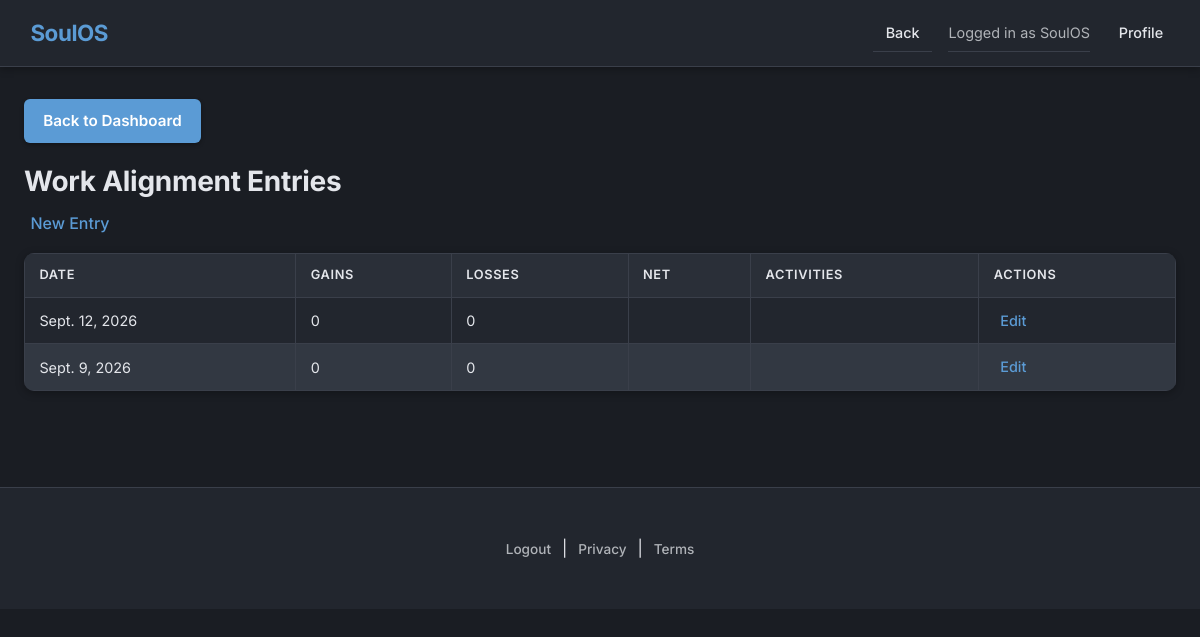
/work-alignment/entries/ (signed in), run on the app's committed database.
### work_alignment/models.py (models this page shows, shortened)
class WorkLog(models.Model):
    date = models.DateField(unique=True)
    facility = models.CharField(max_length=200, blank=True)
    indicators = models.JSONField(default=dict)
    indicators_baseline = models.JSONField(default=dict)
    activities = models.TextField(blank=True)
    meetings = models.TextField(blank=True)
    outcomes = models.TextField(blank=True)
    challenges = models.TextField(blank=True)
    solutions = models.TextField(blank=True)
    daily_plan = models.TextField(blank=True)
    achievements = models.TextField(blank=True)
    failures = models.TextField(blank=True)
    gains = models.IntegerField(default=0)
    losses = models.IntegerField(default=0)
    created_at = models.DateTimeField(auto_now_add=True)

### work_alignment/views.py (the view)
# urls.py: path("entries/", entries, name="entries"),
@login_required
def entries(request):
    logs = (
        WorkLog.objects.all()
        .only("date", "gains", "losses", "activities")
        .order_by("-date")
    )
    return render(
        request,
        "work_alignment/entries.html",
        {"logs": logs},
    )

### templates/work_alignment/entries.html (shortened to what this page needs)
{% extends "base.html" %}
{% load static %}
{% block content %}
<div>
    <h1>Work Alignment Entries</h1>
    <a href="{% url 'work_alignment:edit_entry' %}">New Entry</a>
    <table>
        <thead>
            <tr>
                <th>Date</th>
                <th>Gains</th>
                <th>Losses</th>
                <th>Net</th>
                <th>Activities</th>
                <th>Actions</th>
            </tr>
        </thead>
        <tbody>
            {% for log in logs %}
            <tr>
                <td>{{ log.date }}</td>
                <td>{{ log.gains }}</td>
                <td>{{ log.losses }}</td>
                <td>{{ log.gains|add:"-"|add:log.losses|floatformat:0 }}</td>
                <td>{{ log.activities|truncatechars:50 }}</td>
                <td>
                    <a href="{% url 'work_alignment:edit_entry_date' log.date %}">Edit</a>
                </td>
            </tr>
            {% empty %}
            <tr><td colspan="6">No entries yet.</td></tr>
            {% endfor %}
        </tbody>
    </table>
</div>
{% endblock %}

### templates/base.html (shortened to what this page needs)
{% load static %}
<!DOCTYPE html>
<html lang="en">
<head>
    <link rel="stylesheet" href="{% static 'css/healing-styles.css' %}">
</head>
<body>
    <header>
        <nav class="navbar">
            <div class="navbar-container">
                <a href="{% if user.is_authenticated %}{% url 'dashboard_app:home' %}{% else %}{% url 'index' %}{% endif %}" class="navbar-brand">SoulOS</a>
                <ul class="navbar-nav">
                    {% if user.is_authenticated %}
                        <li><a href="{% url 'dashboard_app:home' %}">Back</a></li>
                        <li><span>Logged in as {{ user.username }}</span></li>
                        <li><a href="{% url 'profile_app:dashboard' %}">Profile</a></li>
                    {% endif %}
                </ul>
            </div>
        </nav>
    </header>
    <div class="container">
        {% if user.is_authenticated %}
            <a href="{% url 'dashboard_app:home' %}" class="btn back-btn">Back to Dashboard</a>
        {% endif %}
        {% block content %}{% endblock %}
    </div>
    <footer>
        <div class="container">
            {% if user.is_authenticated %}
                <a href="{% url 'logout' %}">Logout</a> |
                <a href="{% url 'legal:privacy' %}">Privacy</a> |
                <a href="{% url 'legal:terms' %}">Terms</a>
            {% endif %}
        </div>
    </footer>
</body>
</html>

### static/css/healing-styles.css (style rules this page uses)
:root { --bg-primary: #1a1d23; --bg-secondary: #22262e; --bg-card: #2a2f38; --bg-hover: #323842; --text-primary: #e4e6eb; --text-secondary: #b0b3b8; --text-muted: #8a8d91; --accent: #5b9bd5; --accent-hover: #7db3e0; --border: #3a3f4a; --success: #34978f; --danger: #e74c3c; --shadow: rgba(0, 0, 0, 0.3); --radius: 10px; --radius-sm: 6px; }
* { margin: 0; padding: 0; box-sizing: border-box; }
body { background: var(--bg-primary); color: var(--text-primary); font-family: 'Inter', -apple-system, BlinkMacSystemFont, 'Segoe UI', sans-serif; line-height: 1.6; min-height: 100vh; }
a { color: var(--accent); text-decoration: none; font-weight: 500; border-radius: var(--radius-sm); padding: 0.2rem 0.4rem; transition: all 0.25s ease; }
.navbar { background: var(--bg-secondary); border-bottom: 1px solid var(--border); padding: 0.75rem 0; box-shadow: 0 2px 8px var(--shadow); position: sticky; top: 0; z-index: 100; }
.navbar-container { max-width: 1200px; margin: 0 auto; padding: 0 1.5rem; display: flex; justify-content: space-between; align-items: center; }
.navbar-brand { font-size: 1.4rem; font-weight: 700; color: var(--accent); letter-spacing: -0.02em; }
.navbar-nav { list-style: none; display: flex; gap: 1rem; align-items: center; }
.navbar-nav li { color: var(--text-secondary); font-size: 0.9rem; }
.navbar-nav a { color: var(--text-primary); background: transparent; padding: 0.4rem 0.8rem; border-radius: var(--radius-sm); font-weight: 500; }
.container { max-width: 1200px; margin: 0 auto; padding: 2rem 1.5rem; }
button, .btn { background: var(--accent); color: #fff; padding: 0.7rem 1.4rem; border: none; border-radius: var(--radius-sm); cursor: pointer; font-weight: 600; font-size: 0.95rem; transition: all 0.25s ease; box-shadow: 0 2px 4px var(--shadow); }
h1, h2, h3, h4 { color: var(--text-primary); font-weight: 700; margin-bottom: 0.5rem; letter-spacing: -0.01em; }
h1 { font-size: 1.75rem; }
table { border-collapse: collapse; width: 100%; margin: 1rem 0; background: var(--bg-secondary); border-radius: var(--radius); overflow: hidden; box-shadow: 0 2px 8px var(--shadow); }
th, td { border: 1px solid var(--border); padding: 0.7rem 0.9rem; text-align: left; font-size: 0.9rem; }
th { background: var(--bg-card); color: var(--text-primary); font-weight: 600; text-transform: uppercase; font-size: 0.8rem; letter-spacing: 0.05em; }
tr:nth-child(even) { background: var(--bg-hover); }
.back-btn { display: inline-block; margin-bottom: 1rem; background: var(--accent); color: #fff; padding: 0.6rem 1.2rem; border-radius: var(--radius-sm); font-weight: 600; text-decoration: none; transition: all 0.25s ease; box-shadow: 0 2px 4px var(--shadow); }
footer { background: var(--bg-secondary); border-top: 1px solid var(--border); padding: 1rem 0; margin-top: 3rem; text-align: center; }
footer a { color: var(--text-secondary); font-size: 0.85rem; }
ul { list-style: none; }
ul li { padding: 0.4rem 0; color: var(--text-secondary); border-bottom: 1px solid var(--border); }
ul li:last-child { border-bottom: none; }

### data on the page
WorkLog: date "Sept. 12, 2026", gains "0", losses "0"
WorkLog: date "Sept. 9, 2026", gains "0", losses "0"

### other printed values
{{ user.username }} "SoulOS"
